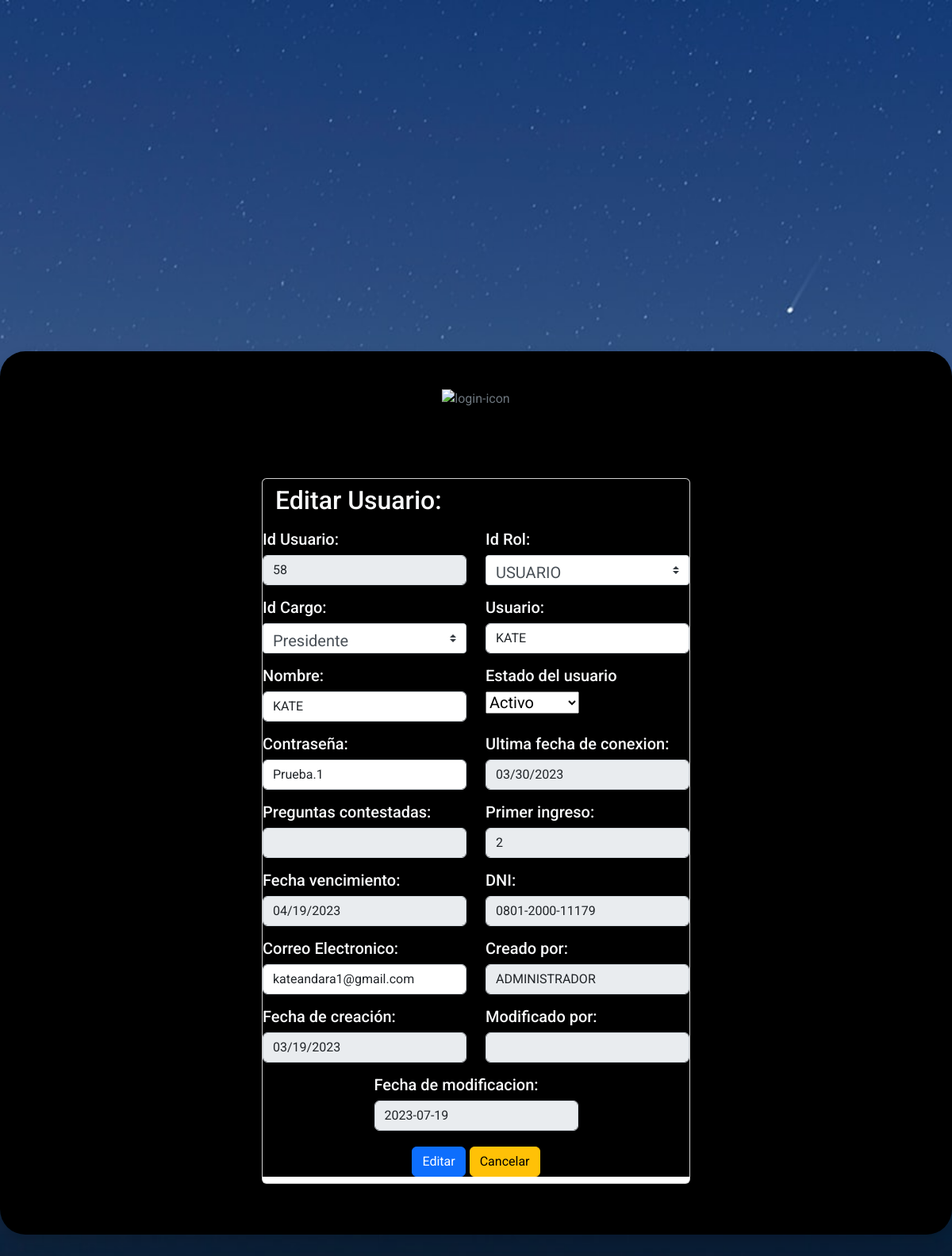
The app's page /Formularios/EditarUsuario.php?Id_Usuario=58 with its own data.
### tables this page shows
CREATE TABLE `tbl_ms_usuarios` (
  `Id_Usuario` int NOT NULL AUTO_INCREMENT,
  `Id_Rol` int NOT NULL,
  `Id_Cargo` int NOT NULL,
  `Usuario` varchar(45) DEFAULT NULL,
  `Nombre` varchar(60) DEFAULT NULL,
  `Estado` varchar(45) DEFAULT NULL,
  `Contraseña` varchar(15) DEFAULT NULL,
  `Fecha_ultima_conexion` date DEFAULT NULL,
  `Preguntas_contestadas` int DEFAULT NULL,
  `Primer_ingreso` int DEFAULT NULL,
  `Fecha_vencimiento` date DEFAULT NULL,
  `DNI` varchar(16) DEFAULT NULL,
  `Correo_Electronico` varchar(45) DEFAULT NULL,
  `Creado_por` varchar(45) DEFAULT NULL,
  `Fecha_creacion` date DEFAULT NULL,
  `Modificado_por` varchar(45) DEFAULT NULL,
  `Fecha_modificacion` date DEFAULT NULL,
  PRIMARY KEY (`Id_Usuario`),
  KEY `fk_TBL_MS_USUARIOS_TBL_MS_ROLES1_idx` (`Id_Rol`),
  KEY `fk_TBL_MS_USUARIOS_TBL_CARGOS1_idx` (`Id_Cargo`),
  CONSTRAINT `FK_Id_Rol_TBL_MS_USUARIOS_TBL_MS_ROLES` FOREIGN KEY (`Id_Rol`) REFERENCES `tbl_ms_roles` (`Id_Rol`),
  CONSTRAINT `fk_TBL_MS_USUARIOS_TBL_CARGOS1` FOREIGN KEY (`Id_Cargo`) REFERENCES `tbl_cargos` (`Id_Cargo`)
);

### Formularios/EditarUsuario.php (the view, shortened to what this page needs)
<!doctype html>
<html lang="en">
  <head>
  <link rel="stylesheet" href="../style3.css">
<link rel="stylesheet" href="https://cdnjs.cloudflare.com/ajax/libs/font-awesome/4.7.0/css/font-awesome.min.css">
<link rel="stylesheet" href="https://maxcdn.bootstrapcdn.com/bootstrap/4.0.0/css/bootstrap.min.css">
    <link rel="stylesheet" href="https://cdn.jsdelivr.net/npm/bootstrap@5.0.2/dist/css/bootstrap.min.css">
    <link rel="stylesheet" href="https://cdn.jsdelivr.net/npm/bootstrap-icons@1.5.0/font/bootstrap-icons.css">
  <link href='https://unpkg.com/boxicons@2.1.1/css/boxicons.min.css' rel='stylesheet'>
  <link href="https://cdn.jsdelivr.net/npm/bootstrap@5.2.0/dist/css/bootstrap.min.css" rel="stylesheet">
  </head>
  <body>
  <?php
    include_once '../config/conexion2.php';
    $Id_Usuario = $_GET['Id_Usuario'];
    $sentencia = $conexion->prepare("select * from tbl_ms_usuarios where Id_Usuario = ?;");
    $sentencia->execute([$Id_Usuario]);
    $usuario = $sentencia->fetch(PDO::FETCH_OBJ);
    require_once("../config/conexion.php");
    $resultado = mysqli_query($conexion,"SELECT Id_Rol, Rol FROM tbl_ms_roles");
    $resultado1 = mysqli_query($conexion,"SELECT Id_Cargo, Nombre_cargo FROM tbl_cargos");
    ?>
<div class="bg-black p-5 rounded-5 text-secondary shadow " style="width: 80rem">
    <div class="row justify-content-center ">
        <div class="form-group col-md-6" >
            <div class="d-flex justify-content-center">
              <img src="https://cdn-icons-png.flaticon.com/512/5087/5087579.png" alt="login-icon" style="height: 7rem" />
            </div>
            <div class="card">
                <div class="card-header bg-black">
                   <h2 class="text-light"> Editar Usuario:</h2>
                </div>
                <h5>
                <form class="p-12 bg-black" method="POST" action="EditarUsuario.php?Id_Usuario=<?php echo $_GET['Id_Usuario'] ?>">
                <div class="row justify-content-center">
                <div class="form-group col-md-6">
                        <label class="text-light"> Id Usuario: </label>
                        <input type="number" class="form-control"  readonly name="Id_Usuario"   required readonly
                        value="<?php echo $usuario->Id_Usuario; ?>">
                </div>
                    <div class="form-group col-md-6">
                        <label class="text-light">Id Rol: </label>
                        <select name="Id_Rol" class="custom-select">
                                <?php while ($fila = $resultado->fetch_assoc()):
                                    $id_rol = $fila["Id_Rol"];
                                    $rol = $fila["Rol"];
                                     $s =  ($usuario->Id_Rol == $id_rol ) ? 'selected' : '';
                                    echo "<option
                                      ".$s."
                                    value='{$id_rol}'>{$rol}
                                    </option>";
                                    endwhile;
                                ?>
                        </select>
                    </div>
                    </div>
                    <div class="row justify-content-center">
                        <div class="form-group col-md-6">
                            <label class="text-light">Id Cargo: </label>
                            <select name="Id_Cargo" class="custom-select">
                                    <?php while ($fila = $resultado1->fetch_assoc()):
                                        $id_Cargo = $fila["Id_Cargo"];
                                        $nombre_cargo = $fila["Nombre_cargo"];
                                        $s =  ($usuario->Id_Cargo == $id_Cargo ) ? 'selected' : '';
                                        echo "<option
                                        ".$s."
                                        value='{$id_Cargo}'>{$nombre_cargo}
                                        </option>";
                                        endwhile;
                                    ?>
                            </select>
                        </div>
                        <div class="form-group col-md-6">
                            <label class="text-light">Usuario: </label>
                            <input style=" text-transform: uppercase; " type="text" class="form-control" name="Usuario" maxlength="45" autofocus required
                            value="<?php echo $usuario->Usuario; ?>">
                        </div>
                    </div>
                    <div class="row justify-content-center">
                        <div class="form-group col-md-6">
                            <label class="text-light">Nombre: </label>
                            <input style=" text-transform: uppercase; " type="text" class="form-control" name="Nombre" maxlength="60" autofocus required
                            value="<?php echo $usuario->Nombre; ?>">
                        </div>
                        <div class="form-group col-md-6">
                            <div style="font-size: 20px">
                                <label class="text-light" for="Estado">Estado del usuario</label>
                                <select name="Estado" id="Estado">
                                    <option <?php echo ($usuario->Estado == 'Estado') ? 'selected' : '' ?> value="Activo">Activo</option>
                                </select>
                            </div>
                        </div>
                    </div>
                    <div class="row justify-content-center">
                        <div class="form-group col-md-6">
                            <label class="text-light">Contraseña: </label>
                            <input type="text" class="form-control" name="Contraseña" maxlength="15" minlength="5" autofocus required
                            value="<?php echo $usuario->Contraseña; ?>">
                        </div>
                        <div class="form-group col-md-6">
                            <label class="text-light">Ultima fecha de conexion: </label>
                            <input type="date" class="form-control" readonly name="Fecha_ultima_conexion"
                            value="<?php echo $usuario->Fecha_ultima_conexion; ?>">
                        </div>
                    </div>
                    <div class="row justify-content-center">
                        <div class="form-group col-md-6">
                            <label class="text-light">Preguntas contestadas: </label>
                            <input type="number" class="form-control" name="Preguntas_contestadas"   readonly
                            value="<?php echo $usuario->Preguntas_contestadas; ?>">
                        </div>
                        <div class="form-group col-md-6">
                            <label class="text-light">Primer ingreso: </label>
                            <input type="number" class="form-control" name="Primer_ingreso" autofocus autofocus readonly
                            value="<?php echo $usuario->Primer_ingreso; ?>">
                        </div>
                    </div>
                    <div class="row justify-content-center">
                        <div class="form-group col-md-6">
                            <label class="text-light">Fecha vencimiento: </label>
                            <input type="date" class="form-control" readonly name="Fecha_vencimiento" autofocus required  readonly
                            value="<?php echo $usuario->Fecha_vencimiento; ?>">
                        </div>
                        <div class="form-group col-md-6">
                            <label class="text-light">DNI: </label>
                            <input type="text" class="form-control" name="DNI" maxlength="16" autofocus required readonly
                            value="<?php echo $usuario->DNI; ?>">
                        </div>
                    </div>
                    <div class="row justify-content-center">
                        <div class="form-group col-md-6">
                            <label class="text-light">Correo Electronico: </label>
                            <input type="Email" class="form-control" name="Correo_Electronico" autofocus required
                            value="<?php echo $usuario->Correo_Electronico; ?>">
                        </div>
                        <div class="form-group col-md-6">
                            <label class="text-light">Creado por: </label>
                            <input type="text" class="form-control" readonly name="Creado_por" autofocus required
                            value="<?php echo $usuario->Creado_por; ?>">
                        </div>
                    </div>
                    <div class="row justify-content-center">
                        <div class="form-group col-md-6">
                            <label class="text-light">Fecha de creación: </label>
                            <input type="date" class="form-control" readonly name="Fecha_creacion" autofocus required
                            value="<?php echo $usuario->Fecha_creacion; ?>">
                        </div>
                        <div class="form-group col-md-6">
                            <label class="text-light">Modificado por: </label>
                            <input type="text" class="form-control" name="Modificado_por" autofocus required readonly
                            value="<?php echo $_SESSION['usuario']; ?>">
                        </div>
                    </div>
                    <div class="row justify-content-center">
                        <div class="form-group col-md-6">
                            <label class="text-light">Fecha de modificacion: </label>
                            <input type="text" class="form-control"   name="Fecha_modificacion" autofocus readonly
                            value="<?php echo date("Y-m-d"); ?>">
                        </div>
                        <div class="d-flex gap-1 justify-content-center mt-1">
                            <div >
                                <input name="btnEditar" type="submit" class="btn btn-primary" value="Editar">
                                <a href="GestionUsuarios.php" type="submit"  class="btn btn-warning">Cancelar</a>
                            </div>
                        </div>
                    </div>
            </form>
        </h5>
            </div>
        </div>
    </div>
</div>
  </body>
</html>
<?php include '../components/footer.components.php' ?>

### style3.css (style rules this page uses)
* { margin: 0; padding: 0; box-sizing: border-box; font-family: 'Roboto', sans-serif; }
body { height: 250vh; display: flex; align-items: center; justify-content: center; background-image: url(img/3.jpg); background-position: center; background-repeat: no-repeat; background-size: cover; color: #fff; }

### records on screen
tbl_ms_usuarios: Id_Usuario "58", Usuario "KATE", Nombre "KATE", Contraseña "Prueba.1", Fecha_ultima_conexion "03/30/2023", Primer_ingreso "2", Fecha_vencimiento "04/19/2023", DNI "0801-2000-11179", Correo_Electronico "kateandara1@gmail.com", Creado_por "ADMINISTRADOR", Fecha_creacion "03/19/2023"

### other values on screen
form field Id_Rol "USUARIO"
form field Id_Cargo "Presidente"
